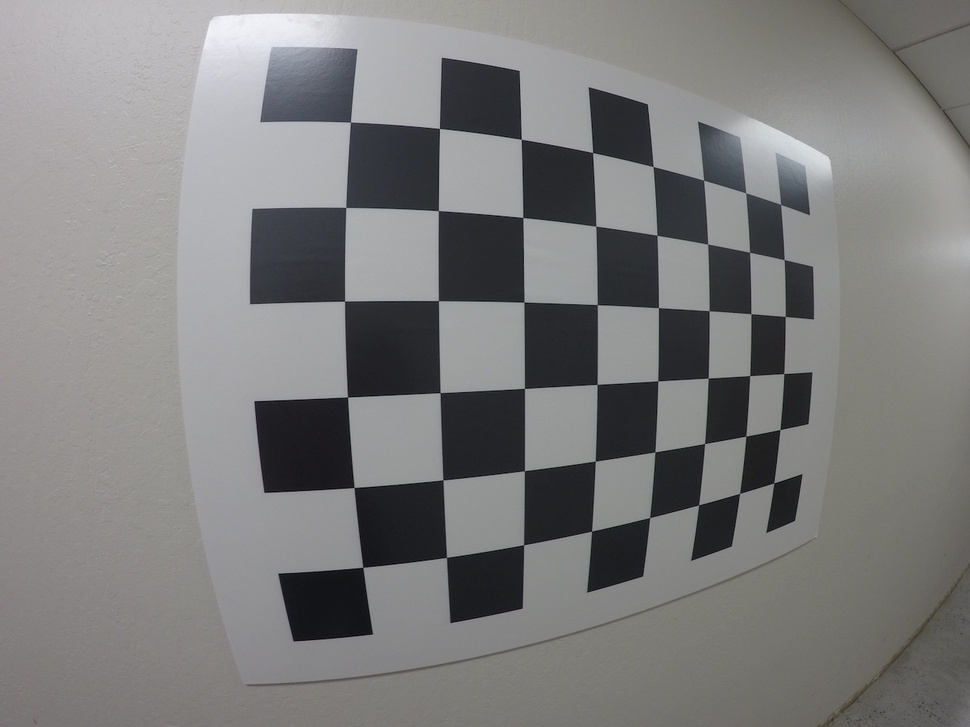
#> input picture Advanced_lane_detection/Calibration images/GOPR0032.jpg, 970 x 727 px, shrunk from 1280 x 960 before the run; its folder holds only this picture in this run
$ python Camera_Calibration.py
#> lines starting #> are read from the running program, lines starting #| are printed output that depends on the picture
import numpy as np
import cv2
import matplotlib.pyplot as plt
import matplotlib.image as mpimg
import glob
"""
    A list of images are read to get list of their object points which will be the same for all the images since it's
    the same chess board, and image points which are found using the cv2.findchessboardcorners function. A list of these
    object and image points taken from 20 images when sent into the cv2.calibratecamera function gives us the calibration
    matrix. This matrix can be universally used to get destination image.
"""
image = glob.glob('../SelfDriving_Lesson2/Calibration images/GOPR00*.jpg')
objpoints = []
imgpoints = []

for frame in image:

    img = mpimg.imread(frame)
#> img is the input picture: shape (727, 970, 3); mean R, G, B 125.1, 124.9, 124.7

    objp = np.zeros((8*6, 3), np.float32)
    objp[:, :2] = np.mgrid[0:8, 0:6].T.reshape(-1, 2)
    gray = cv2.cvtColor(img, cv2.COLOR_RGB2GRAY)
    ret, corners = cv2.findChessboardCorners(gray, (8, 6), None)
#> ret = True; corners = 48 rows, first 8: [350.4, 122], [439.4, 128.4], [521.3, 139.2], [592.7, 152.7], [653.1, 166.5], [703.6, 180.2], [745.7, 192.7], [780.6, 204.5]

    if ret:
        imgpoints.append(corners)
        objpoints.append(objp)

img = mpimg.imread('calibration_test1.jpg')
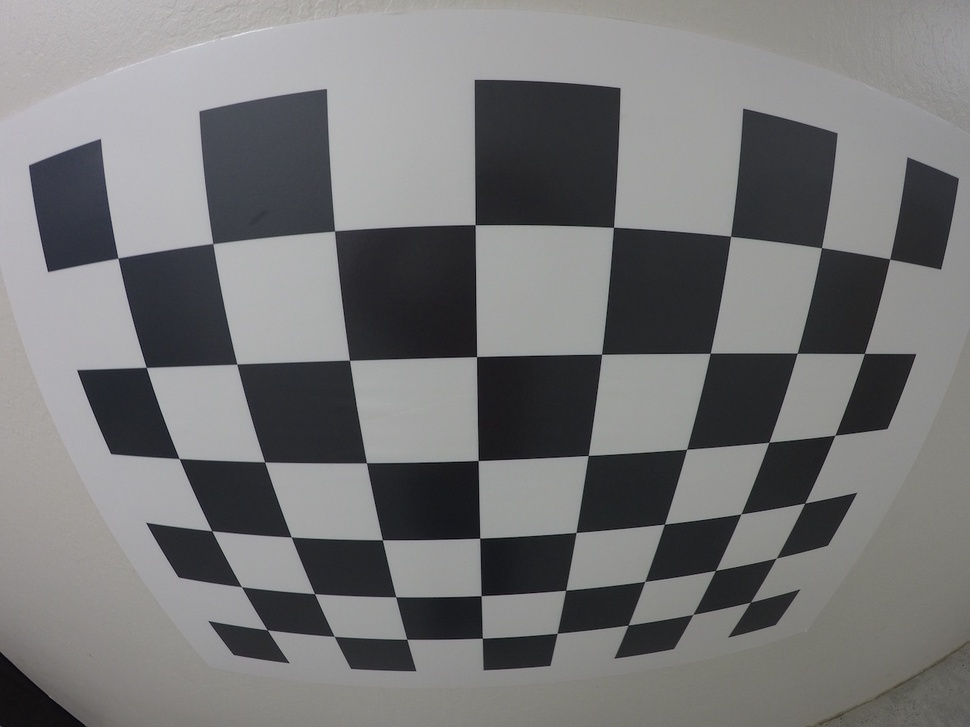
#> input picture Advanced_lane_detection/calibration_test1.jpg, 970 x 727 px, shrunk from 1280 x 960 before the run
#> img is the input picture: shape (727, 970, 3); mean R, G, B 118.3, 118.3, 118.9
plt.imshow(img)
plt.show()
ret, mtx, dist, rvecs, tvecs = cv2.calibrateCamera(objpoints, imgpoints, img.shape[1::-1], None, None)
#> ret = 0.256; mtx = [[382.6, 0, 484.1], [0, 383.8, 375.4], [0, 0, 1]]; dist = [[-0.222, 0.0884, -0.000206, 0.0058, -0.0261]]; rvecs = ([0.0812, -0.295, -0.0252],); tvecs = ([-1.48, -2.76, 3.64],)
dst = cv2.undistort(img, mtx, dist, None, mtx)
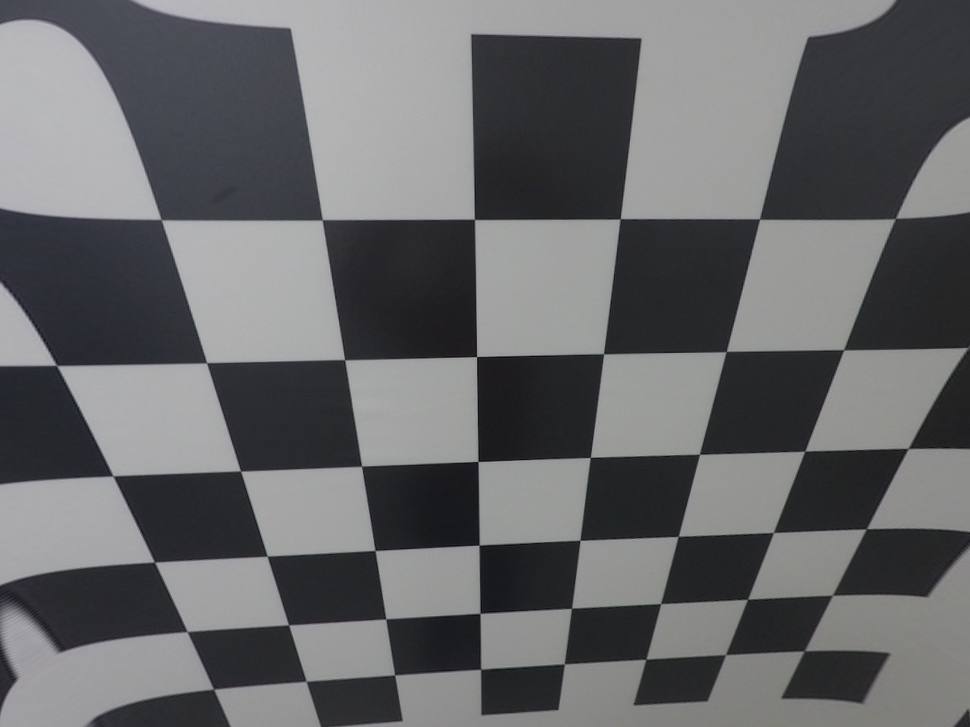
#> dst: shape (727, 970, 3); mean R, G, B 102.7, 103.4, 105.3
plt.imshow(dst)
plt.show()
